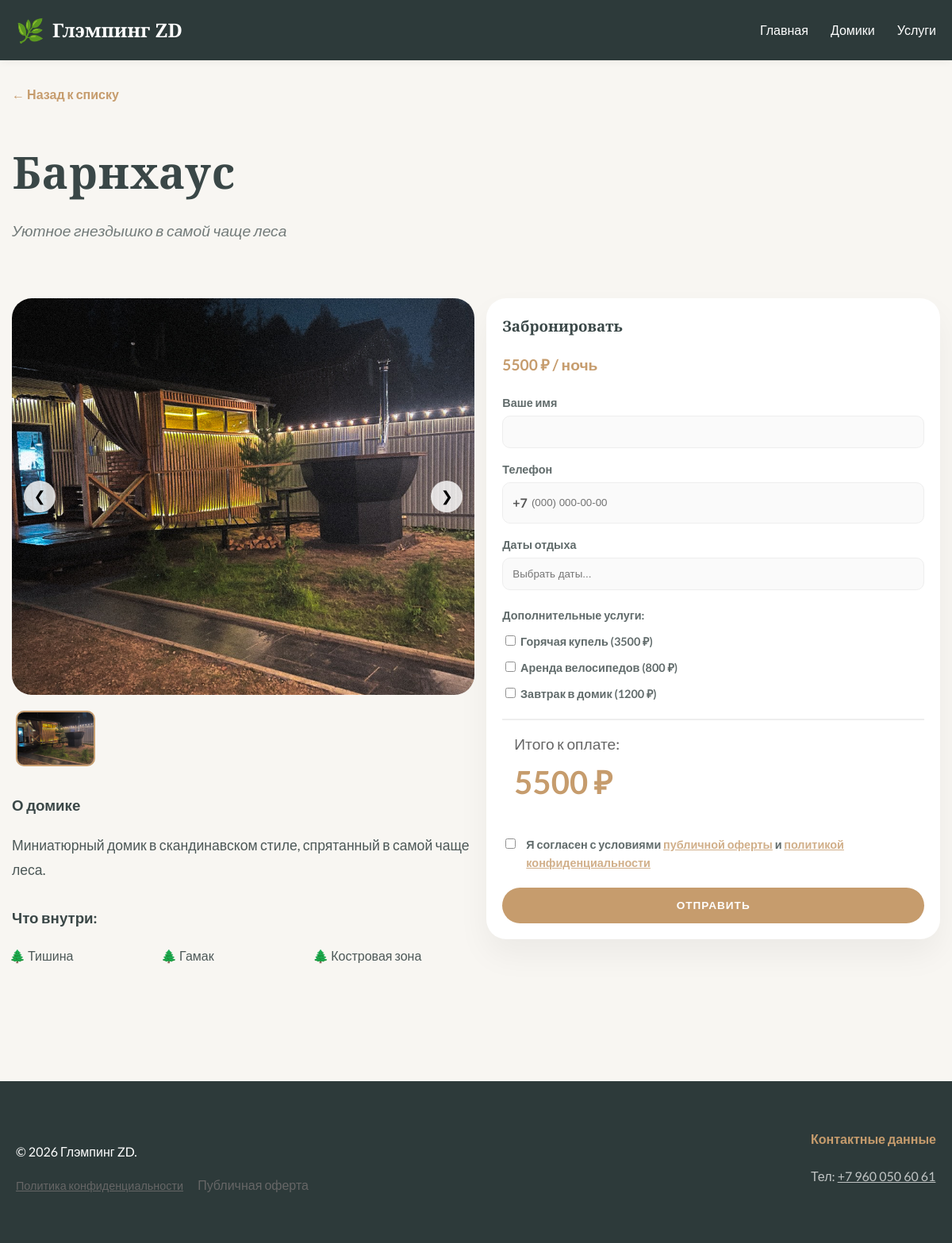
/house/3, run on an earlier commit of the app's database.
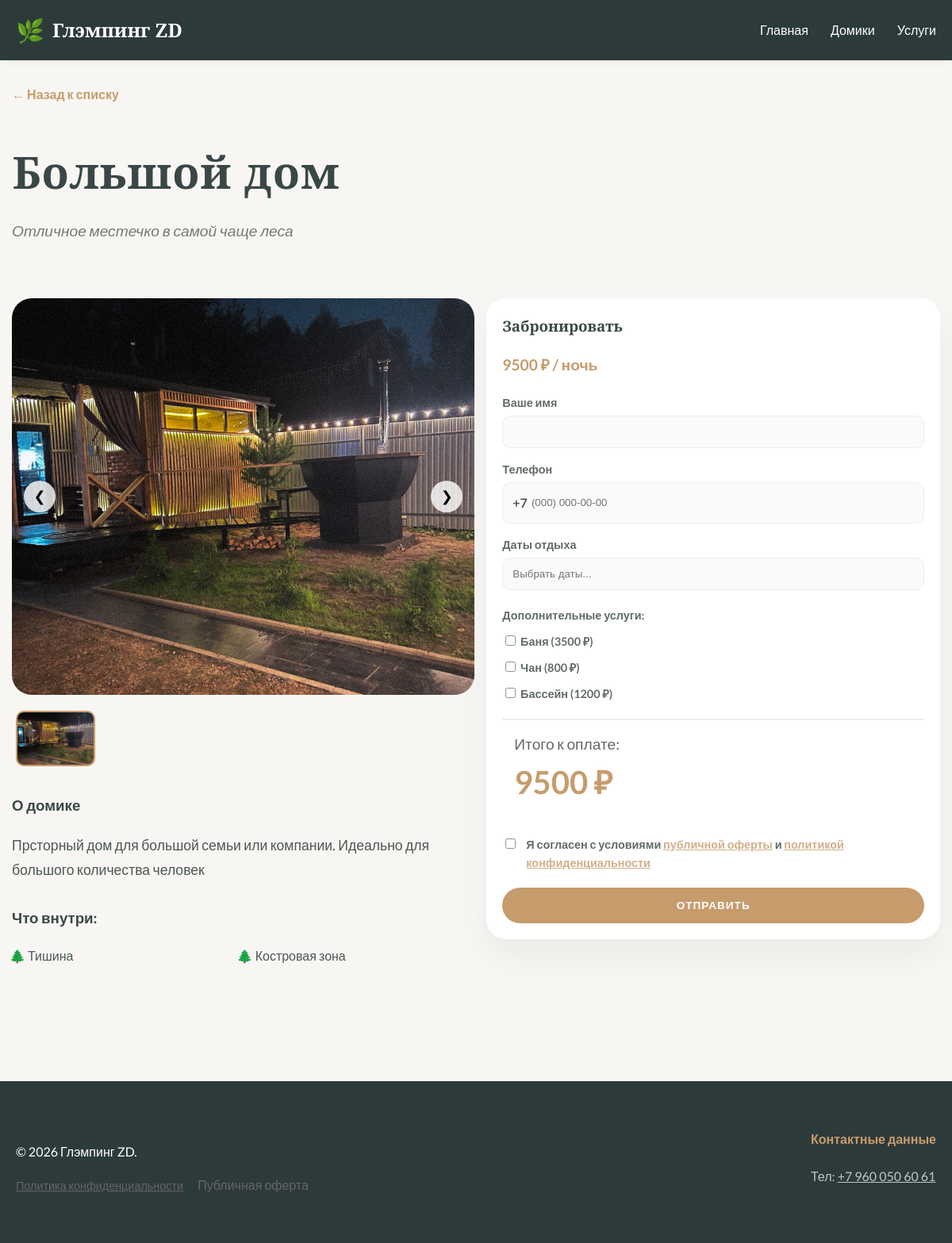
And on a later commit of the database.
### tables this page shows
CREATE TABLE houses (
            id INTEGER PRIMARY KEY AUTOINCREMENT,
            name TEXT NOT NULL,
            description TEXT,
            short_description TEXT,
            price_per_night INTEGER,
            features TEXT,
            image_url TEXT
        );

CREATE TABLE services (
                id INTEGER PRIMARY KEY AUTOINCREMENT,
                name TEXT NOT NULL,
                description TEXT,
                price INTEGER,
                image_filename TEXT
            );

### app.py (the view)
@app.route('/house/<int:house_id>')
def house_page(house_id):
    conn = get_db_connection()
    house = conn.execute('SELECT * FROM houses WHERE id = ?', (house_id,)).fetchone()
    booked_dates = conn.execute('SELECT check_in as "from", check_out as "to" FROM bookings WHERE house_id = ?',
                                (house_id,)).fetchall()
    all_services = conn.execute('SELECT * FROM services').fetchall()
    conn.close()
    if house is None:
        return "Домик не найден", 404
    folder_path = f'static/img/houses/house{house_id}'
    additional_images = []
    if os.path.exists(folder_path):
        files = os.listdir(folder_path)
        additional_images = [f for f in files if f.startswith('image') and f.endswith(('.jpg', '.jpeg', '.png', '.JPG'))]
        additional_images.sort()  # Чтобы порядок был 1, 2, 3...
    return render_template('house.html',
                           house=house,
                           images=additional_images,
                           booked_dates=[dict(ix) for ix in booked_dates],
                           all_services=all_services)

### app.py (called while the page is built)
def get_db_connection():
    basedir = os.path.abspath(os.path.dirname(__file__))
    db_path = "data/glamping.db"
    conn = sqlite3.connect(db_path)
    conn.row_factory = sqlite3.Row
    return conn

### templates/house.html (shortened to what the changed rows need)
{% extends 'base.html' %}
{% block content %}
<div class="container"
     style="display: flex; flex-direction: column; align-items: flex-start; margin-top: 30px; padding: 0 15px; box-sizing: border-box; width: 100%; overflow-x: hidden;">
    <header style="text-align: left; padding: 0; margin-bottom: 30px;">
        <h1>{{ house['name'] }}</h1>
        <p class="subtitle">{{ house['short_description'] }}</p>
    </header>
    <section class="house-detail" style="display: flex; gap: 15px; flex-wrap: wrap; width: 100%;">
        <div style="flex: 2; min-width: 200px; width: 100%; max-width: 100%;">
            <div class="description-text">
                <h3>О домике</h3>
                <p style="font-size: 1.1rem; line-height: 1.8; opacity: 0.9;">{{ house['description'] }}</p>
                <h3 style="margin-top: 30px;">Что внутри:</h3>
                <ul style="display: grid; grid-template-columns: repeat(auto-fit, minmax(140px, 1fr)); gap: 10px; list-style-type: '🌲 '; padding-left: 20px;">
                    {% for feature in house['features'].split(',') %}
                    <li style="margin-bottom: 10px;">{{ feature.strip() }}</li>
                    {% endfor %}
                </ul>
            </div>
        </div>
        <div class="booking-card"
             style="flex: 1 1 280px; width: 100%; max-width: 100%; background: white; padding: 20px; border-radius: 25px; box-shadow: 0 20px 40px rgba(0,0,0,0.05); height: fit-content; box-sizing: border-box;">
            <h3 style="margin-top: 0; font-family: var(--font-header);">Забронировать</h3>
            <p style="font-size: 1.2rem; font-weight: bold; color: var(--accent-wood); margin-bottom: 20px;">
                {{ house['price_per_night'] }} ₽ / ночь
            </p>
            <form action="/create_payment" method="POST">
                <div style="margin-bottom: 15px;">
                </div>
                <div style="margin-bottom: 15px;">
                </div>
                <div style="margin-bottom: 20px;">
                </div>
                <div style="margin-bottom: 20px; text-align: left;">
                    <div class="services-selection-list" style="display: flex; flex-direction: column; gap: 10px;">
                        {% for service in all_services %}
                        <label class="service-checkbox-label">
                            <input type="checkbox" name="selected_services" value="{{ service.id }}"
                                   data-price="{{ service.price }}" class="service-checkbox">
                            <span>{{ service.name }} ({{ service.price }} ₽)</span>
                        </label>
                        {% endfor %}
                    </div>
                </div>
                <div class="total-price-container" style="margin: 20px 0; padding: 15px; border-top: 2px solid #eee;">
                    <span style="font-size: 1.2rem; color: #666;">Итого к оплате:</span>
                    <div id="total-price-display"
                         style="font-size: 2.5rem; font-weight: bold; color: var(--accent-wood);">
                        {{ house.price_per_night }} ₽
                    </div>
                </div>
                <div style="margin: 20px 0; font-size: 0.9rem; color: #555;">
                </div>
                <button type="submit" class="btn" style="width: 100%; border: none; cursor: pointer; padding: 15px;">
                </button>
            </form>
        </div>
    </section>
</div>
{% endblock %}

What changed in the data, as far as the page shows it:
changed houses: name "Барнхаус" → "Большой дом"; short_description "Уютное гнездышко в самой чаще леса" → "Отличное местечко в самой чаще леса"; description "Миниатюрный домик в скандинавском стиле, спрятанный в самой чаще леса." → "Прсторный дом для большой семьи или компании. Идеально для большого количества человек"; price_per_night "5500" → "9500"
changed services: name "Горячая купель" → "Баня"
changed services: name "Аренда велосипедов" → "Чан"
changed services: name "Завтрак в домик" → "Бассейн"
Also different on the page:
list line gone: "Гамак"
